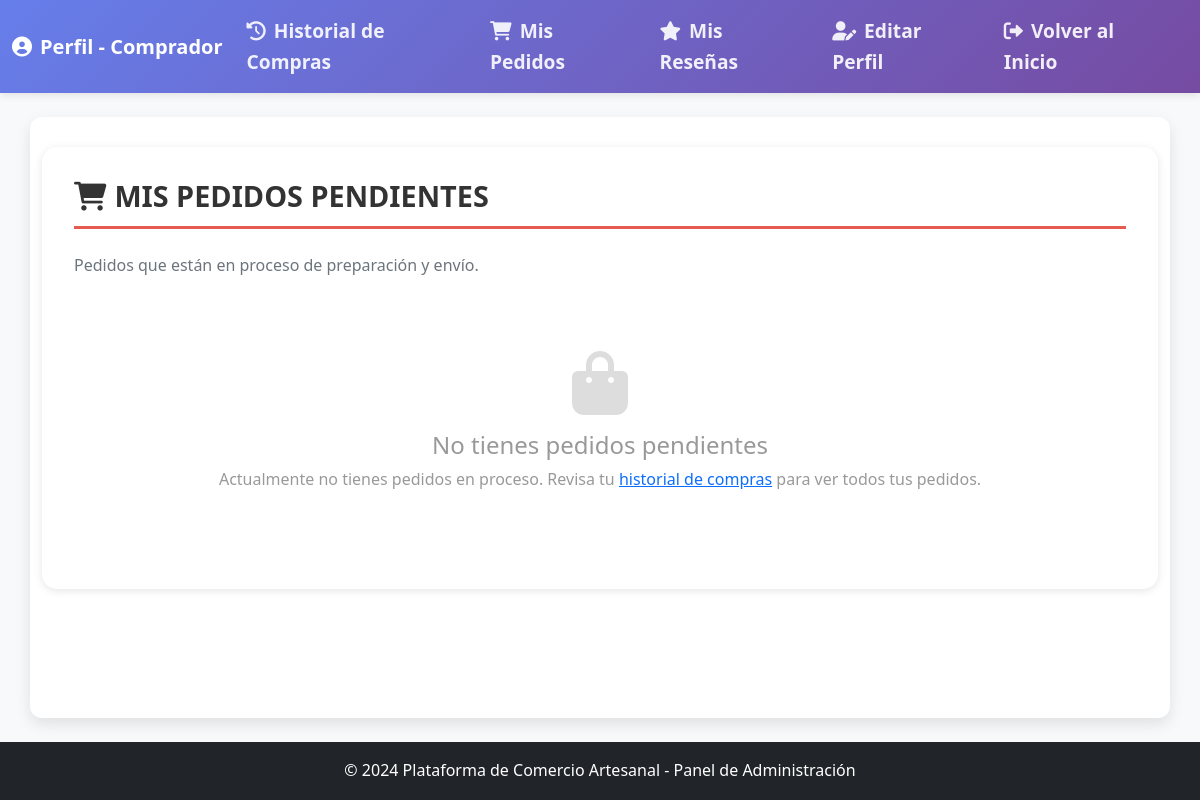
/Dashboard/Dashboard_comprador.php?seccion=pedidos (signed in), run on an earlier commit of the app's database.
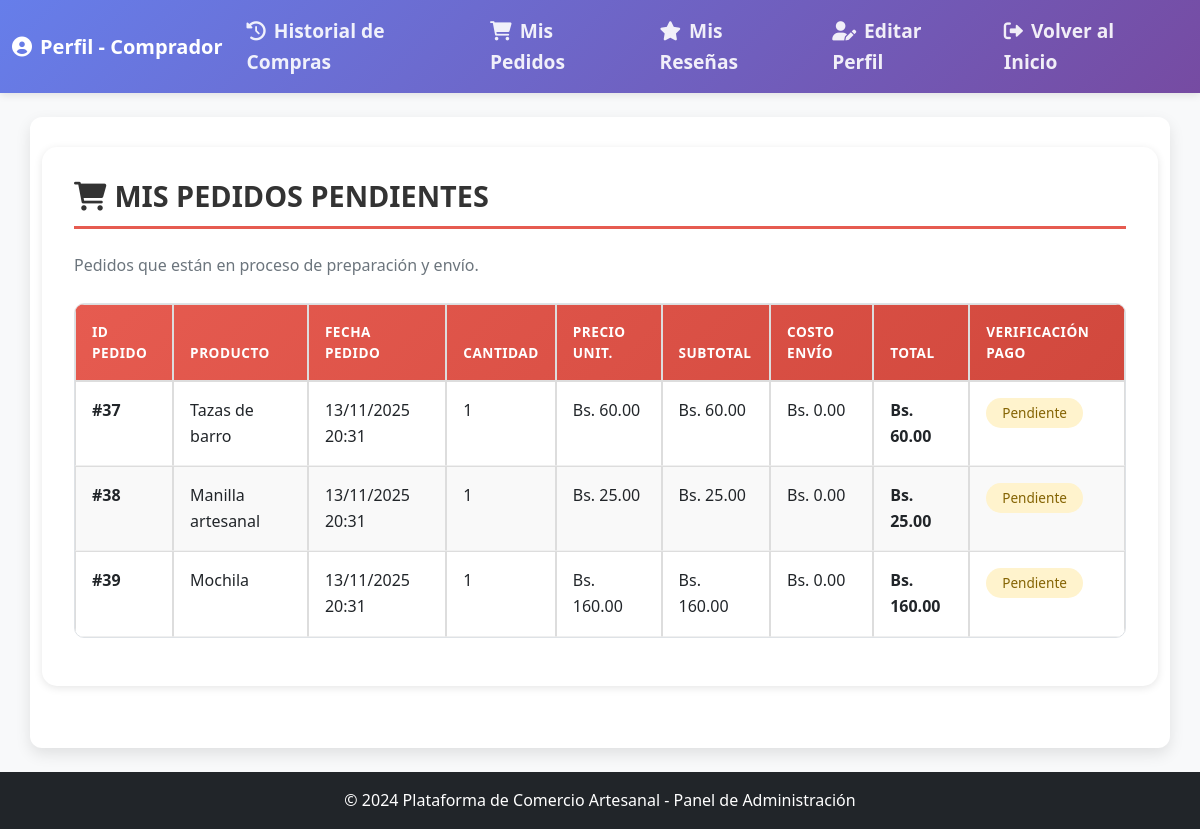
And on a later commit of the database.
### tables this page shows
CREATE TABLE `pedido_carrito` (
  `id_pedido_carrito` int(11) NOT NULL,
  `cantidad` int(11) NOT NULL,
  `estado_pedido` enum('pendiente','completado','cancelado') NOT NULL,
  `fecha_pedido` datetime NOT NULL,
  `costo_envio` decimal(10,2) DEFAULT NULL,
  `pdf_factura` blob DEFAULT NULL,
  `id_producto` int(11) NOT NULL,
  `id_pago` int(11) NOT NULL,
  `id_comprador` int(11) NOT NULL,
  `id_ubicacion` int(11) NOT NULL
);

CREATE TABLE `producto` (
  `id_producto` int(11) NOT NULL,
  `nombre` varchar(255) NOT NULL,
  `caracteristica` text DEFAULT NULL,
  `precio` decimal(10,2) NOT NULL,
  `stock` int(11) NOT NULL,
  `fecha_creacion` timestamp NULL DEFAULT current_timestamp(),
  `fecha_actualizacion` timestamp NULL DEFAULT current_timestamp() ON UPDATE current_timestamp(),
  `imagenes` text DEFAULT NULL,
  `id_comunario` int(11) NOT NULL,
  `id_categoria` int(11) NOT NULL
);

CREATE TABLE `pago` (
  `id_pago` int(11) NOT NULL,
  `monto` decimal(10,2) NOT NULL,
  `fecha_pago` datetime NOT NULL,
  `tipo_pago` varchar(20) NOT NULL,
  `estado_pago` enum('pendiente','completado') NOT NULL,
  `comprobante_pago` varchar(255) DEFAULT NULL COMMENT 'Ruta del archivo de comprobante de pago'
);

### Dashboard/Dashboard_comprador.php (the view, shortened to what the changed rows need)
<?php
require_once '../db.php';
$id_usuario = $_SESSION['id_usuario'];
$query_usuario = "SELECT u.*, c.id_comprador FROM usuario u
                  INNER JOIN comprador c ON u.id_usuario = c.id_comprador
                  WHERE u.id_usuario = ?";
$stmt = $conn->prepare($query_usuario);
$stmt->bind_param("i", $id_usuario);
$stmt->execute();
$result = $stmt->get_result();
$usuario = $result->fetch_assoc();
$id_comprador = $usuario['id_comprador'];
?>
<!DOCTYPE html>
<html lang="es">
<head>
    <link href="https://cdn.jsdelivr.net/npm/bootstrap@5.1.3/dist/css/bootstrap.min.css" rel="stylesheet">
    <link href="https://cdnjs.cloudflare.com/ajax/libs/font-awesome/6.0.0/css/all.min.css" rel="stylesheet">
    <link href="../css/styles.css" rel="stylesheet">
</head>
<body>
    <main class="container my-4">
        <?php
        include('Funciones_db/functions_comprador.php');
        if (isset($_GET['seccion'])) {
            $seccion = $_GET['seccion'];
            switch ($seccion) {
                case 'pedidos':
                    misPedidos($id_comprador);
                    break;
            }
        } else {
            echo '<div class="main-card">';
            echo '<h2 class="section-title">Bienvenido, ' . htmlspecialchars($usuario['nombre']) . ' ' . htmlspecialchars($usuario['apellido']) . '</h2>';
            echo '<p class="text-muted">Selecciona una opción del menú para gestionar tu cuenta.</p>';
            echo '</div>';
        }
        ?>
    </main>
    <?php include 'css/footer.php'; ?>
</body>
</html>

### Dashboard/Funciones_db/functions_comprador.php (shortened to what the changed rows need)
<?php
function misPedidos($id_comprador) {
    global $conn;
    $sql = $conn->prepare("SELECT pc.*, p.nombre as producto_nombre, p.precio, pag.estado_pago
                           FROM pedido_carrito pc
                           INNER JOIN producto p ON pc.id_producto = p.id_producto
                           INNER JOIN pago pag ON pc.id_pago = pag.id_pago
                           WHERE pc.id_comprador = ?
                           AND pc.estado_pedido = 'pendiente'
                           ORDER BY pc.fecha_pedido DESC");
    $sql->bind_param("i", $id_comprador);
    $sql->execute();
    $result = $sql->get_result();
    echo '<div class="main-card">';
    echo '<h2 class="section-title"><i class="fas fa-shopping-cart me-2"></i>Mis Pedidos Pendientes</h2>';
    if ($result->num_rows > 0) {
        echo '<div class="table-responsive">';
        echo '<table class="table table-modern">';
        echo '<thead>';
        echo '<tr>';
        echo '<th>ID Pedido</th>';
        echo '<th>Producto</th>';
        echo '<th>Fecha Pedido</th>';
        echo '<th>Cantidad</th>';
        echo '<th>Precio Unit.</th>';
        echo '<th>Subtotal</th>';
        echo '<th>Costo Envío</th>';
        echo '<th>Total</th>';
        echo '<th>Verificación Pago</th>';
        echo '</tr>';
        echo '</thead>';
        echo '<tbody>';
        while ($row = $result->fetch_assoc()) {
            $subtotal = $row['cantidad'] * $row['precio'];
            $total = $subtotal + ($row['costo_envio'] ?? 0);
            $pago_class = 'badge-' . strtolower($row['estado_pago']);
            echo '<tr>';
            echo '<td><strong>#' . htmlspecialchars($row['id_pedido_carrito']) . '</strong></td>';
            echo '<td>' . htmlspecialchars($row['producto_nombre']) . '</td>';
            echo '<td>' . date('d/m/Y H:i', strtotime($row['fecha_pedido'])) . '</td>';
            echo '<td>' . htmlspecialchars($row['cantidad']) . '</td>';
            echo '<td>Bs. ' . number_format($row['precio'], 2) . '</td>';
            echo '<td>Bs. ' . number_format($subtotal, 2) . '</td>';
            echo '<td>Bs. ' . number_format($row['costo_envio'] ?? 0, 2) . '</td>';
            echo '<td><strong>Bs. ' . number_format($total, 2) . '</strong></td>';
            echo '<td><span class="badge badge-status ' . $pago_class . '">' . ucfirst($row['estado_pago']) . '</span></td>';
            echo '</tr>';
        }
        echo '</tbody>';
        echo '</table>';
        echo '</div>';
    } else {
        echo '<div class="empty-state">';
        echo '<i class="fas fa-shopping-bag"></i>';
        echo '<h4>No tienes pedidos pendientes</h4>';
        echo '<p>Actualmente no tienes pedidos en proceso. Revisa tu <a href="?seccion=historial">historial de compras</a> para ver todos tus pedidos.</p>';
        echo '</div>';
    }
    echo '</div>';
}
?>

What changed in the data, as far as the page shows it:
added pedido_carrito: id_pedido_carrito "37", id_producto.nombre "Tazas de barro", fecha_pedido "13/11/2025 20:31", cantidad "1", id_producto.precio "60.00", costo_envio "0.00", id_pago.estado_pago "Pendiente"
added pedido_carrito: id_pedido_carrito "38", id_producto.nombre "Manilla artesanal", fecha_pedido "13/11/2025 20:31", cantidad "1", id_producto.precio "25.00", costo_envio "0.00", id_pago.estado_pago "Pendiente"
added pedido_carrito: id_pedido_carrito "39", id_producto.nombre "Mochila", fecha_pedido "13/11/2025 20:31", cantidad "1", id_producto.precio "160.00", costo_envio "0.00", id_pago.estado_pago "Pendiente"
Also different on the page:
text no longer shown: "No tienes pedidos pendientes Actualmente no tienes pedidos en proceso. Revisa tu historial de compras para ver todos tus pedidos."
text now shown: "ID PEDIDO PRODUCTO FECHA PEDIDO CANTIDAD PRECIO UNIT. SUBTOTAL COSTO ENVÍO TOTAL VERIFICACIÓN PAGO"
